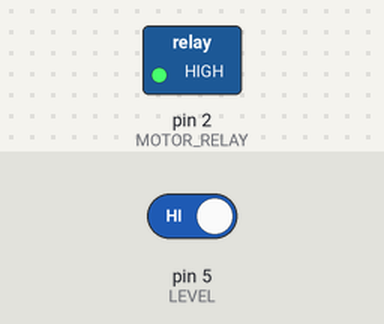
This sketch was run on a simulated Arduino Uno, built with avr-gcc and run on an emulated ATmega328P. Parts: switched loads named in the sketch (green lamp = pin HIGH). The inputs (shaded band) are chosen by the test bench; at power-on: pin 5 (LEVEL) HIGH.

Above: at 0.1 s.
At 10.1 s:
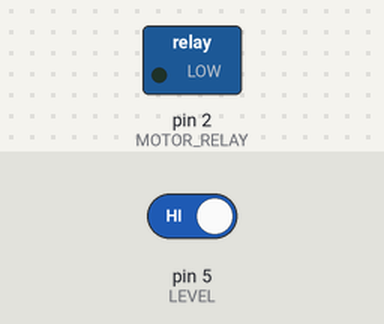
Timing chart, 0 to 11.6 s (numbered marks = the images above):
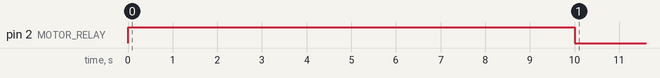

The sketch:

Pumpa.ino
```cpp
int MOTOR_RELAY = 2;
int LEVEL = 5;

void setup() {
  pinMode(MOTOR_RELAY, OUTPUT);
  pinMode(LEVEL, INPUT_PULLUP);
  digitalWrite(MOTOR_RELAY, HIGH);
  delay(10000);
}

void loop() {
  digitalWrite(MOTOR_RELAY, LOW);
  delay(100);
  auto levelReached = digitalRead(LEVEL);
  if(!levelReached){
      digitalWrite(MOTOR_RELAY, HIGH);
      delay(10000);
  }
}
```

Measured:
- by itself, pin 2 (MOTOR_RELAY): HIGH → LOW at 10.0 s
